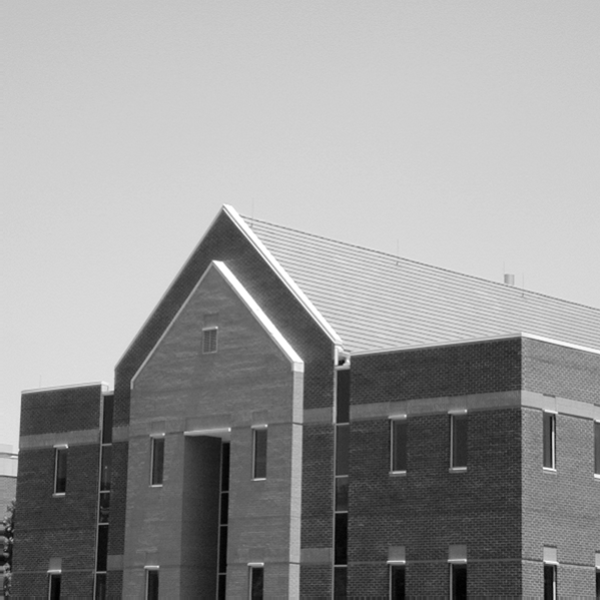
#> input picture img6.tif, 600 x 600 px
$ jupyter execute '5(b)_.ipynb'
#> lines starting #> are read from the running program, lines starting #| are printed output that depends on the picture; after the words box and inside, x2 and y2 are one past the last pixel; in counts of white or black regions, pixels touching at a corner belong together
### 5. Read a grayscale image and perform the following operations:

        (b) Illustrate the segmentation based on gray levels.

[cell 1]
import cv2 as cv
import numpy as np
import matplotlib.pyplot as plt

[cell 2]
image = cv.imread('img6.tif', cv.IMREAD_GRAYSCALE)
#> image is the input picture: shape (600, 600); min 0, max 255, mean 152.8
image = cv.resize(image, (512, 512))
#> image: shape (512, 512)

### Generate Histogram

[cell 3]
def generateHistogram(image):
    histogram = np.zeros(256)
    height, width = image.shape

    for i in range(height):
        for j in range(width):
            histogram[image[i, j]] += 1
    return histogram

### Multi-Threshold Segmentation

[cell 4]
# Multi-Threshold Segmentation
threshold_values = [30, 90, 160]
segmented_image = np.zeros_like(image, dtype=np.uint8)

for i in range(len(threshold_values) + 1):

    lower_bound = 0 if i == 0 else threshold_values[i - 1]
    upper_bound = 255 if i == len(threshold_values) else threshold_values[i]

    mask = (image >= lower_bound) & (image <= upper_bound)

    segment_value = (i * 255) // len(threshold_values) if len(threshold_values) > 0 else 255

    segmented_image[mask] = segment_value
#> this loop made 4 passes
#> pass 1, `mask = (image >= lower_bound) & (image <= upper_bound)`:
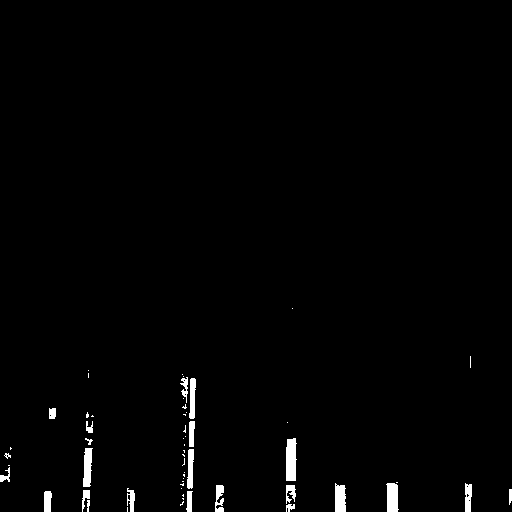
#> mask: shape (512, 512) bool; 1.3% white; 56 white regions (33 under 20 px), largest, box (x1, y1, x2, y2) and area: (286, 438, 297, 481) 417, (386, 483, 399, 512) 317, (83, 448, 93, 487) 291
#> pass 2, `mask = (image >= lower_bound) & (image <= upper_bound)`:
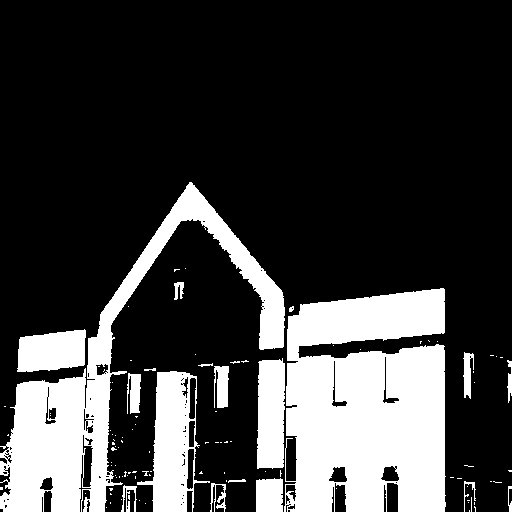
#> mask: shape (512, 512) bool; 24.1% white; 107 white regions (88 under 20 px), largest, box (x1, y1, x2, y2) and area: (284, 288, 446, 512) 30331, (0, 182, 285, 512) 19254, (137, 371, 210, 512) 5018
#> pass 3, `mask = (image >= lower_bound) & (image <= upper_bound)`:
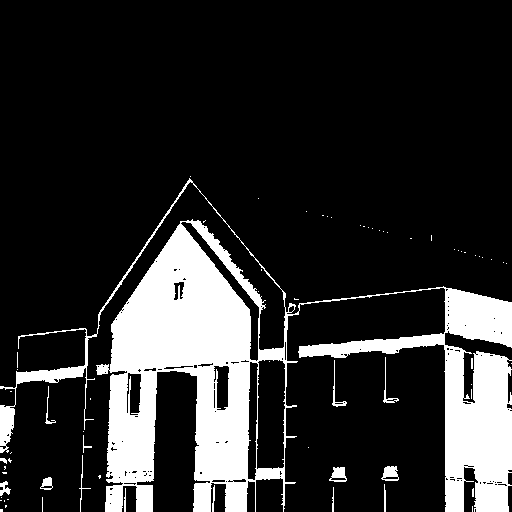
#> mask: shape (512, 512) bool; 17.7% white; 69 white regions (53 under 20 px), largest, box (x1, y1, x2, y2) and area: (0, 178, 512, 512) 45142, (381, 466, 399, 481) 181, (329, 467, 347, 482) 172
#> after the loop:
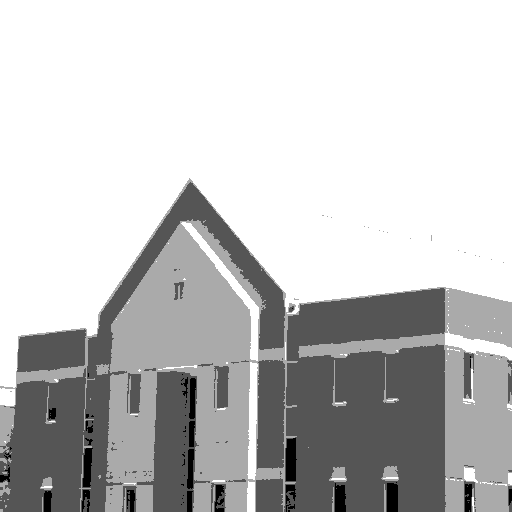
#> segmented_image: shape (512, 512); min 0, max 255, mean 196.2

[cell 5]
plt.figure(figsize=(16, 10))


plt.subplot(2, 2, 1)
plt.imshow(image, cmap='gray')
plt.title("Original Image")
plt.axis('off')


hist = generateHistogram(image)
#> hist = 256 values, max 10092 at index 207, min 2 at index 0, mean 1024
plt.subplot(2, 2, 2)
plt.bar(range(256), hist, width=1.0)
plt.title("Original Image - Histogram")


segmentedImageGrayLevelCount = generateHistogram(segmented_image)
#> segmentedImageGrayLevelCount = 256 values, max 149807 at index 255, min 0 at index 1, mean 1024
plt.subplot(2, 2, 3)
plt.title(f"Histogram (Segmented Image)")
plt.bar(range(256), segmentedImageGrayLevelCount, width=1.0)

plt.subplot(2, 2, 4)
plt.title(f"Segmented Image (3 Thresholds)")
plt.imshow(segmented_image, cmap='gray')
plt.tight_layout()
plt.show()
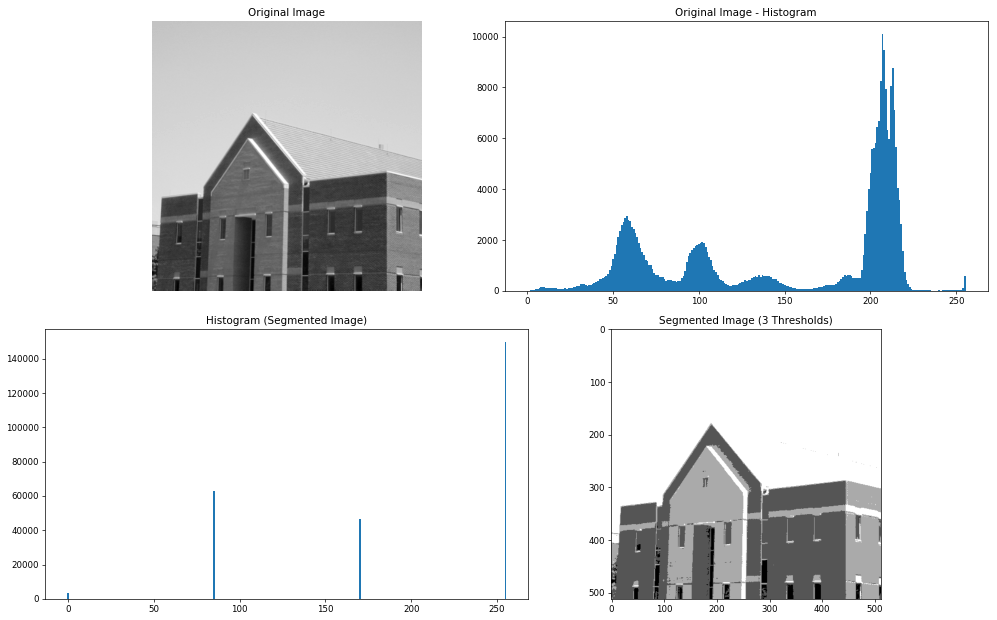
#> figure drawn by matplotlib, 4 panels; panel 2: tallest bar 10092 high, from x = 206.5 to 207.5; panel 3: tallest bar 149807 high, from x = 254.5 to 255.5

$ run again, with img3.tif copied over img6.tif
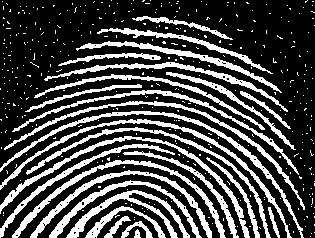
#> input picture img3.tif, 315 x 238 px
#> after the loop `for i in range(len(threshold_values) + 1):`:
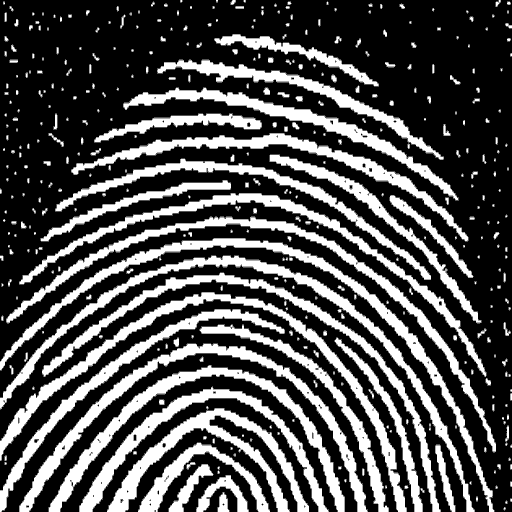
#> segmented_image: shape (512, 512); min 0, max 255, mean 79.4
#> hist = 256 values, max 157734 at index 0, min 140 at index 104, mean 1024
#> segmentedImageGrayLevelCount = 256 values, max 167432 at index 0, min 0 at index 1, mean 1024
#> `plt.show()`:
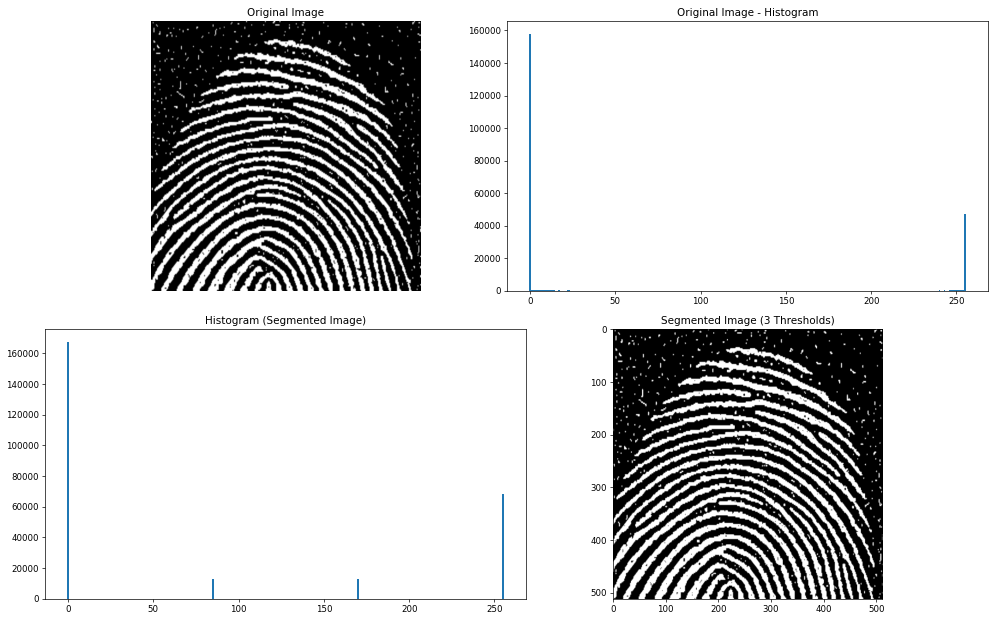
#> figure drawn by matplotlib, 4 panels; panel 2: tallest bar 157734 high, from x = -0.5 to 0.5; panel 3: tallest bar 167432 high, from x = -0.5 to 0.5

$ run again, with img5.tif copied over img6.tif
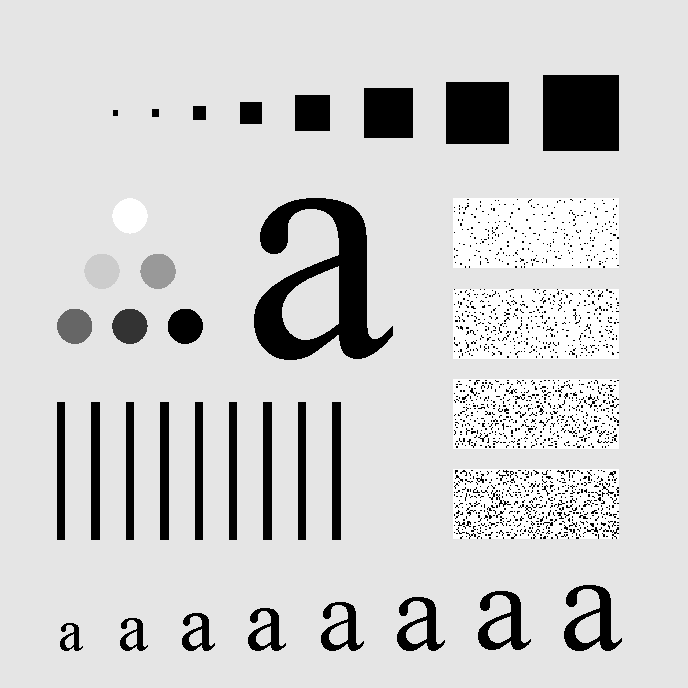
#> input picture img5.tif, 688 x 688 px
#> image is the input picture: shape (688, 688); min 0, max 255, mean 207.3
#> image: shape (512, 512)
#> after the loop `for i in range(len(threshold_values) + 1):`:
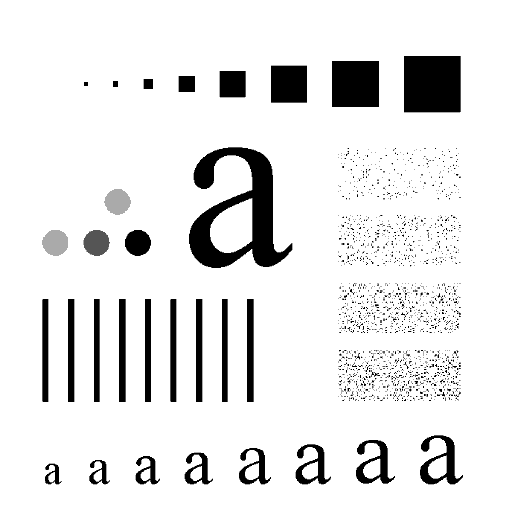
#> segmented_image: shape (512, 512); min 0, max 255, mean 229.9
#> hist = 256 values, max 207750 at index 229, min 2 at index 58, mean 1024
#> segmentedImageGrayLevelCount = 256 values, max 232656 at index 255, min 0 at index 1, mean 1024
#> `plt.show()`:
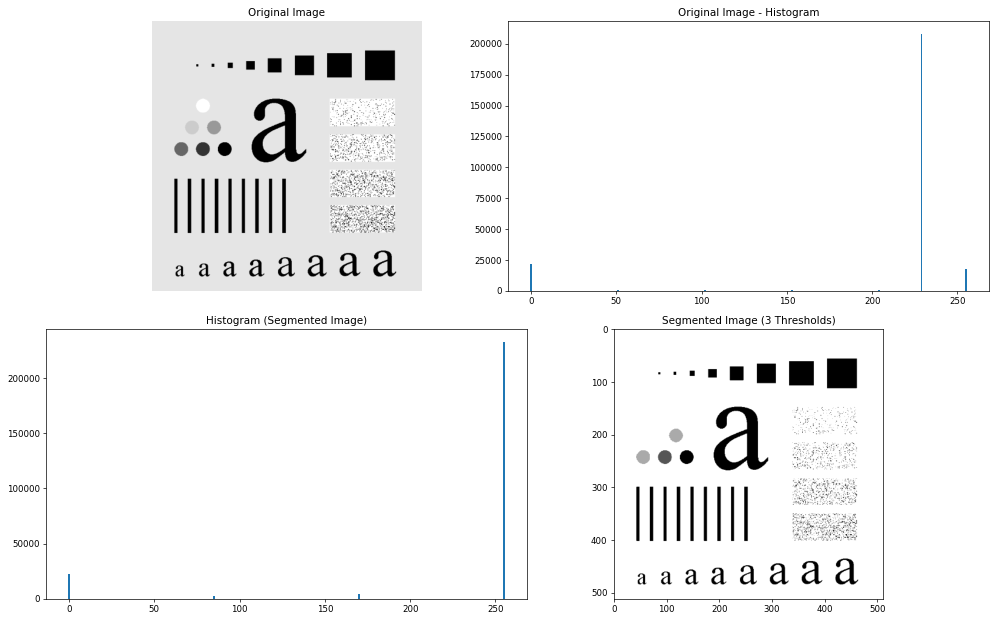
#> figure drawn by matplotlib, 4 panels; panel 2: tallest bar 207750 high, from x = 228.5 to 229.5; panel 3: tallest bar 232656 high, from x = 254.5 to 255.5

$ run again, with img.jpg saved as img6.tif
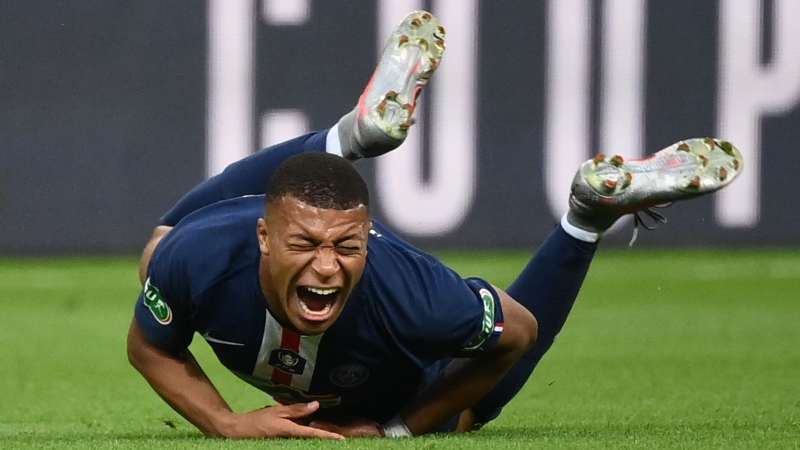
#> input picture img.jpg, 1600 x 900 px (shown at 1/2 size)
#> after the loop `for i in range(len(threshold_values) + 1):`:
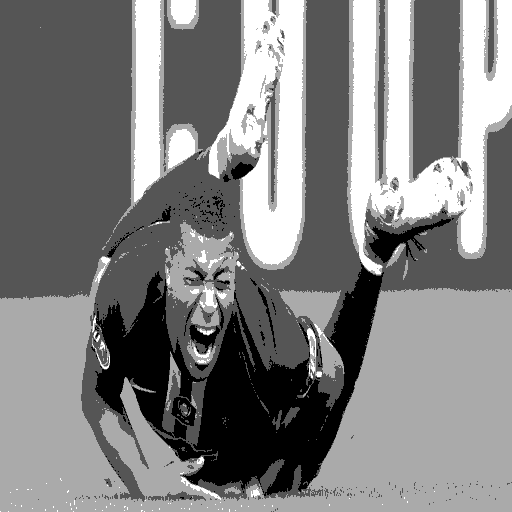
#> segmented_image: shape (512, 512); min 0, max 255, mean 128.9
#> hist = 256 values, max 5343 at index 65, min 0 at index 0, mean 1024
#> segmentedImageGrayLevelCount = 256 values, max 107318 at index 85, min 0 at index 1, mean 1024
#> `plt.show()`:
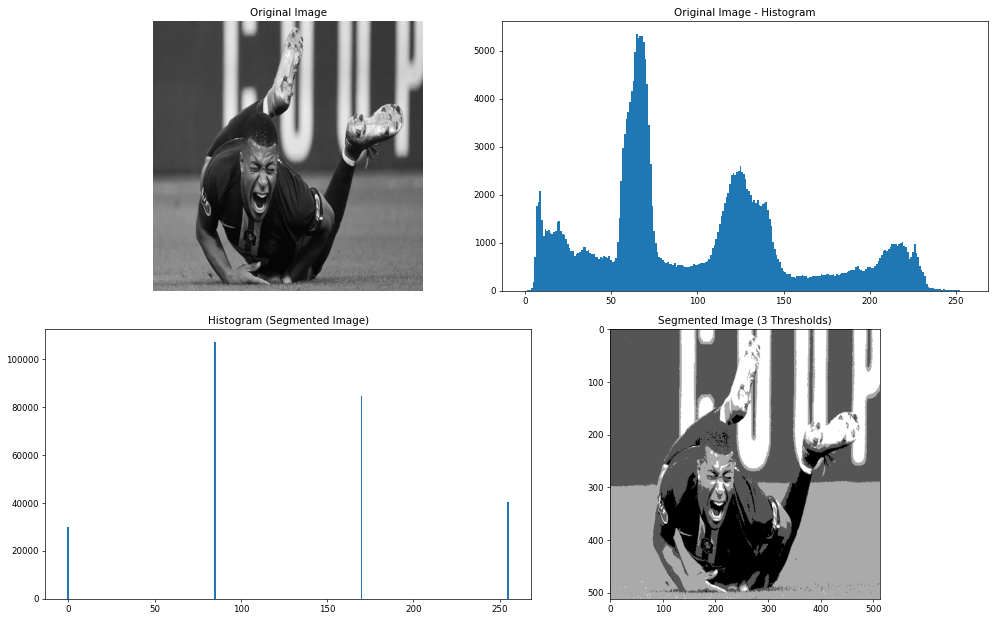
#> figure drawn by matplotlib, 4 panels; panel 2: tallest bar 5343 high, from x = 64.5 to 65.5; panel 3: tallest bar 107318 high, from x = 84.5 to 85.5
